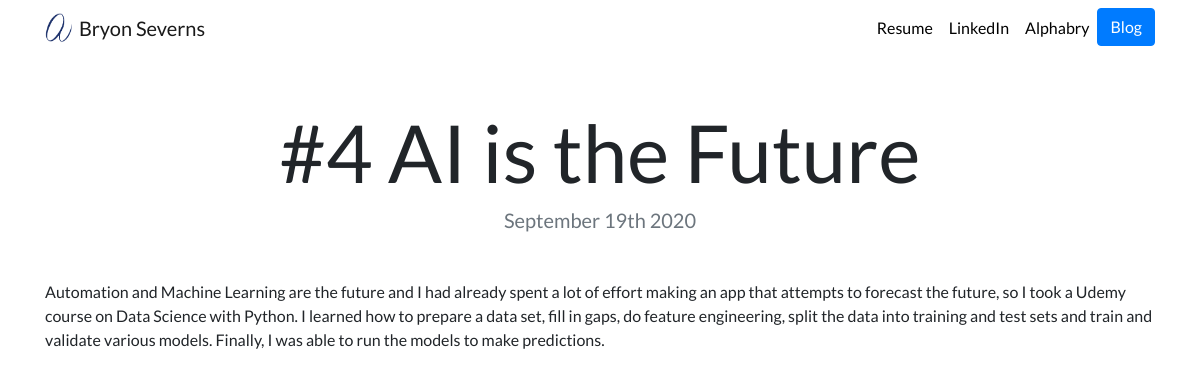
The app's page /blog/4/ with its own data.
### blog/models.py (models this page shows, shortened)
class Blog(models.Model):
    title = models.CharField(max_length=200)
    description = models.TextField()
    date = models.DateField()

### blog/views.py (the view)
# urls.py: path('<int:blog_id>/', views.detail, name='detail'),
def detail(request, blog_id):
    blog = get_object_or_404(Blog, pk=blog_id)
    return render(request, 'blog/detail.html',{'blog':blog})

### blog/templates/blog/detail.html
{% extends 'portfolio/base.html' %}
{% block content %}
<h1 class="text-center mt-5" id="blogdetailtitle">{{ blog.title }}</h1>
<h5 class="text-center text-muted mb-5">{{ blog.date|date:'F jS Y' }}</h5>
{{ blog.description|safe}}
{% endblock %}

### portfolio/static/portfolio/custom.css (style rules this page uses)
body { font-family: 'Lato', sans-serif; }
@media (min-width: 992px) { #blogdetailtitle { font-size: 5rem; } }

### records on screen
Blog: title "#4 AI is the Future", date "September 19th 2020", description "Automation and Machine Learning are the future and I had already spent a lot of effort making an app that attempts to forecast the future, so I took a Udemy course on Data Science with Python. I learned how to prepare a data set, fill in gaps, do feature engineering, split the data into training and test sets and train and validate various models. Finally, I was able to run the models to make predictions."
